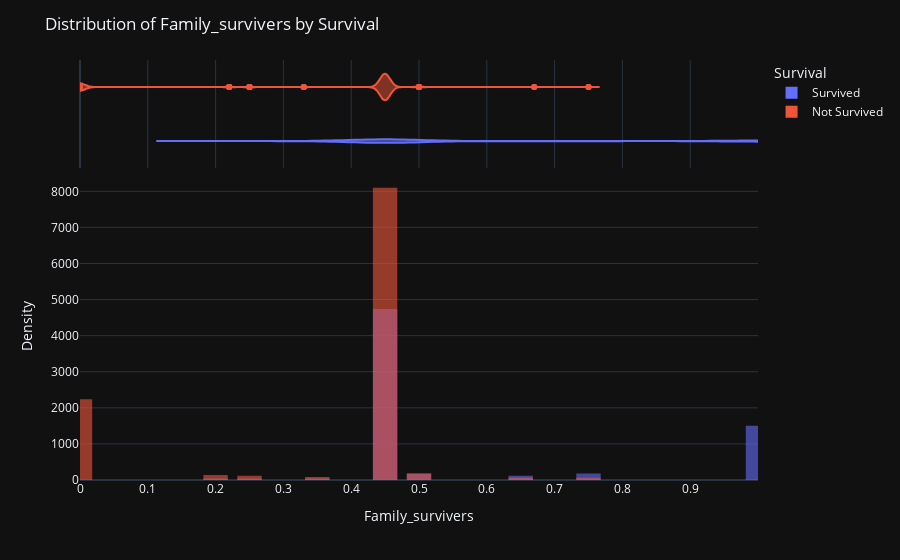

Write notebook code for a chart like this one.
### Code cell
survive_chance('Family_survivers', np.arange(0, 1, 0.1), (0, 1))

### Figure 1 — Plotly figure (JSON) as saved in the notebook; plotly's stock layout.template omitted (floating-point values rounded to 4 significant figures; data arrays with more than 128 entries replaced by an {"elided": "..."} marker saying what was removed)
{"data": [{"alignmentgroup": "True", "bingroup": "x", "histnorm": "density", "hovertemplate": "Survival=Survived<br>Family_survivers=%{x}<br>density=%{y}<extra></extra>", "legendgroup": "Survived", "marker": {"color": "#636efa", "opacity": 0.6, "pattern": {"shape": ""}}, "name": "Survived", "nbinsx": 50, "offsetgroup": "Survived", "orientation": "v", "showlegend": true, "x": {"elided": "342 float values"}, "xaxis": "x", "yaxis": "y", "type": "histogram"}, {"alignmentgroup": "True", "customdata": {"elided": "342x23 mixed values"}, "hovertemplate": "Survival=%{customdata[22]}<br>Family_survivers=%{x}<br>Pclass_1=%{customdata[0]}<br>Pclass_2=%{customdata[1]}<br>Pclass_3=%{customdata[2]}<br>Embarked_C=%{customdata[3]}<br>Embarked_Q=%{customdata[4]}<br>Embarked_S=%{customdata[5]}<br>Title_Master=%{customdata[6]}<br>Title_Miss=%{customdata[7]}<br>Title_Mr=%{customdata[8]}<br>Title_Mrs=%{customdata[9]}<br>Sex_female=%{customdata[10]}<br>Sex_male=%{customdata[11]}<br>Age=%{customdata[12]}<br>SibSp=%{customdata[13]}<br>Parch=%{customdata[14]}<br>Price=%{customdata[15]}<br>Deck=%{customdata[16]}<br>Deck_survive_ratio=%{customdata[17]}<br>Escape_density=%{customdata[18]}<br>Family_size=%{customdata[19]}<br>IsAlone=%{customdata[20]}<br>Survived=%{customdata[21]}<extra></extra>", "legendgroup": "Survived", "marker": {"color": "#636efa"}, "name": "Survived", "offsetgroup": "Survived", "scalegroup": "x", "showlegend": false, "x": {"elided": "342 float values"}, "xaxis": "x2", "yaxis": "y2", "type": "violin"}, {"alignmentgroup": "True", "bingroup": "x", "histnorm": "density", "hovertemplate": "Survival=Not Survived<br>Family_survivers=%{x}<br>density=%{y}<extra></extra>", "legendgroup": "Not Survived", "marker": {"color": "#EF553B", "opacity": 0.6, "pattern": {"shape": ""}}, "name": "Not Survived", "nbinsx": 50, "offsetgroup": "Not Survived", "orientation": "v", "showlegend": true, "x": {"elided": "549 float values"}, "xaxis": "x", "yaxis": "y", "type": "histogram"}, {"alignmentgroup": "True", "customdata": {"elided": "549x23 mixed values"}, "hovertemplate": "Survival=%{customdata[22]}<br>Family_survivers=%{x}<br>Pclass_1=%{customdata[0]}<br>Pclass_2=%{customdata[1]}<br>Pclass_3=%{customdata[2]}<br>Embarked_C=%{customdata[3]}<br>Embarked_Q=%{customdata[4]}<br>Embarked_S=%{customdata[5]}<br>Title_Master=%{customdata[6]}<br>Title_Miss=%{customdata[7]}<br>Title_Mr=%{customdata[8]}<br>Title_Mrs=%{customdata[9]}<br>Sex_female=%{customdata[10]}<br>Sex_male=%{customdata[11]}<br>Age=%{customdata[12]}<br>SibSp=%{customdata[13]}<br>Parch=%{customdata[14]}<br>Price=%{customdata[15]}<br>Deck=%{customdata[16]}<br>Deck_survive_ratio=%{customdata[17]}<br>Escape_density=%{customdata[18]}<br>Family_size=%{customdata[19]}<br>IsAlone=%{customdata[20]}<br>Survived=%{customdata[21]}<extra></extra>", "legendgroup": "Not Survived", "marker": {"color": "#EF553B"}, "name": "Not Survived", "offsetgroup": "Not Survived", "scalegroup": "x", "showlegend": false, "x": {"elided": "549 float values"}, "xaxis": "x2", "yaxis": "y2", "type": "violin"}], "layout": {"xaxis": {"anchor": "y", "domain": [0.0, 1.0], "title": {"text": "Family_survivers"}, "tickvals": [0.0, 0.1, 0.2, 0.3, 0.4, 0.5, 0.6, 0.7, 0.8, 0.9], "range": [0, 1]}, "yaxis": {"anchor": "x", "domain": [0.0, 0.7326], "title": {"text": "Density"}}, "xaxis2": {"anchor": "y2", "domain": [0.0, 1.0], "matches": "x", "showticklabels": false, "showgrid": true, "tickvals": [0.0, 0.1, 0.2, 0.3, 0.4, 0.5, 0.6, 0.7, 0.8, 0.9], "range": [0, 1]}, "yaxis2": {"anchor": "x2", "domain": [0.7426, 1.0], "matches": "y2", "showticklabels": false, "showline": false, "ticks": "", "showgrid": false}, "legend": {"title": {"text": "Survival"}, "tracegroupgap": 0}, "margin": {"t": 60}, "barmode": "overlay", "title": {"text": "Distribution of Family_survivers by Survival"}, "bargap": 0.2, "bargroupgap": 0.1}}
